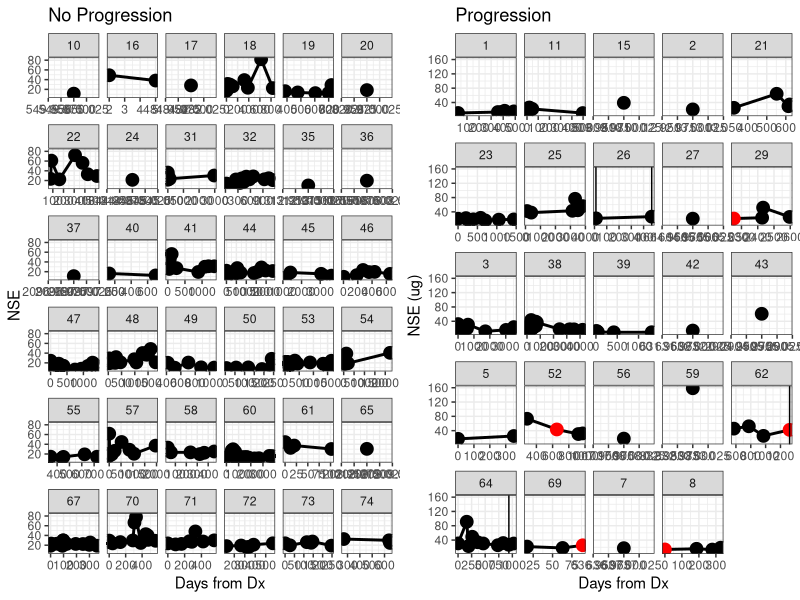
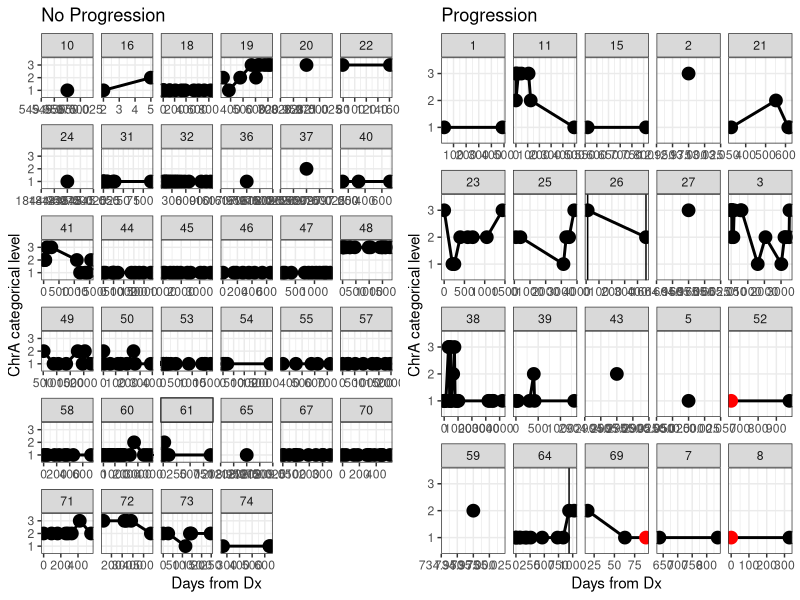

The R script that drew these images, in order:
## ---- chunk 1
library(ggplot2)
library(reshape)
library(plyr)
library(dplyr)
library(RColorBrewer)
library(knitr)
library(xtable)
library(gridExtra)

options(xtable.type="html", xtable.caption.placement="top", xtable.include.row.names=FALSE)
opts_chunk$set(comment=NA, echo=FALSE, warning=FALSE, message=FALSE, error=FALSE, fig.width=10, fig.height=5)

lab.thresh.NSE <- 17
lab.thresh.ChrAnew <- 84.7
## ---- chunk 2

data <- read.delim("data/NSE_ChrA_all_values_categorical.csv", sep=",", na.strings="",
                   colClasses=c("factor", "character", "numeric", "factor", "numeric", 
                                "numeric", "factor", "factor", "factor", "factor"),
                   )

data <- transform(data,
                  Date=as.Date(Date, format="%m/%d/%Y"))

datedays <- ddply(data, .(PtNum), 
                  function(x) data.frame(DateDays=difftime(x$Date, min(x$Date), units="days")))

data$DateDays <- as.numeric(datedays$DateDays)

progression <- data %>% 
  group_by(PtNum) %>% 
  summarise(progressed=ifelse(sum(Rec == 1) > 1, 
                              "Progression",
                              "No Progression"))

data <- left_join(data, progression, by="PtNum")
data$progressed <- factor(data$progressed)

chra.old.cutpoints <- c(0, 25, 53.75, 1000)
chra.new.cutpoints <- c(0, 84.7, 105.65, 1000)

# foo <- ddply(data.merge, .(PtNum), ddpfcl)
# colnames(foo) <- c("PtNum", "mintestdate")
# bar <- merge(data.merge, foo, by="PtNum")
# head(data.merge[, c("beforeprogression", "progressed", "progfree", "firstprg", "firstprgdays")])

## ---- chunk 3
nse.cutpoints <- data.frame(y=c(17, 24.3))
## ---- chunk 4
# pointspersample <- ddply(data.merge, .(PtNum), nrow)
# samples.keep <- subset(pointspersample, V1 > 3)$PtNum
# samples.keep <- c(18, 31, 38, 53, 64, 8)
# samples.keep <- metadata$id

plot.data <- subset(data, !is.na(NSE))

plot.nse <- function(data) {
  p <- ggplot(data, aes(x=DateDays, y=NSE, group=PtNum))
  p <- p + geom_line(size=1)
  p <- p + geom_point(aes(color=Txend), size=4)
  
  recpoints <- subset(data, Rec == 1)
  
  p <- p + geom_vline(data=recpoints, aes(xintercept=DateDays))
  
  p <- p + facet_wrap(~ PtNum, scale="free_x")  
  p <- p + scale_color_manual(values=c("black", "red"))
  
  p <- p + theme_bw()
  p <- p + theme(legend.position="none")
  
  p
}

p.progressed <- plot.nse(data=subset(plot.data, progressed == "Progression"))
p.progressed <- p.progressed + labs(x="Days from Dx", y="NSE (ug)", title="Progression")

p.noprogressed <- plot.nse(data=subset(plot.data, progressed == "No Progression"))
p.noprogressed <- p.noprogressed + labs(x="Days from Dx", title="No Progression")

png("NSE.png", width=1200, height=750)
grid.arrange(p.noprogressed, p.progressed, ncol=2)
dev.off()

## ---- chunk 5
plot.chra <- function(plot.data) {
  p <- ggplot(plot.data, aes(x=DateDays, y=ChrA_cat, group=PtNum))
  
  p <- p + geom_line(size=1)
  p <- p + geom_point(aes(color=Txend), size=4)

  recpoints <- subset(plot.data, Rec == 1)  
  p <- p + geom_vline(data=recpoints, aes(xintercept=DateDays))

  p <- p + facet_wrap(~ PtNum, scale="free_x")
  
  p <- p + scale_color_manual(values=c("black", "red"))
  p <- p + scale_shape_manual(values=c(1, 16))
  
  p <- p + theme_bw()
  p <- p + theme(legend.position="none")
  p
}

plot.data <- subset(data, !is.na(ChrA_cat))

p.progressed <- plot.chra(subset(plot.data, progressed == "Progression"))
p.progressed <- p.progressed + labs(x="Days from Dx", y="ChrA categorical level", title="Progression")

p.noprogressed <- plot.chra(subset(plot.data, progressed == "No Progression"))
p.noprogressed <- p.noprogressed + labs(x="Days from Dx", y="ChrA categorical level", title="No Progression")

png("ChrA_cat.png", width=1200, height=750)
grid.arrange(p.noprogressed, p.progressed, ncol=2)
dev.off()
